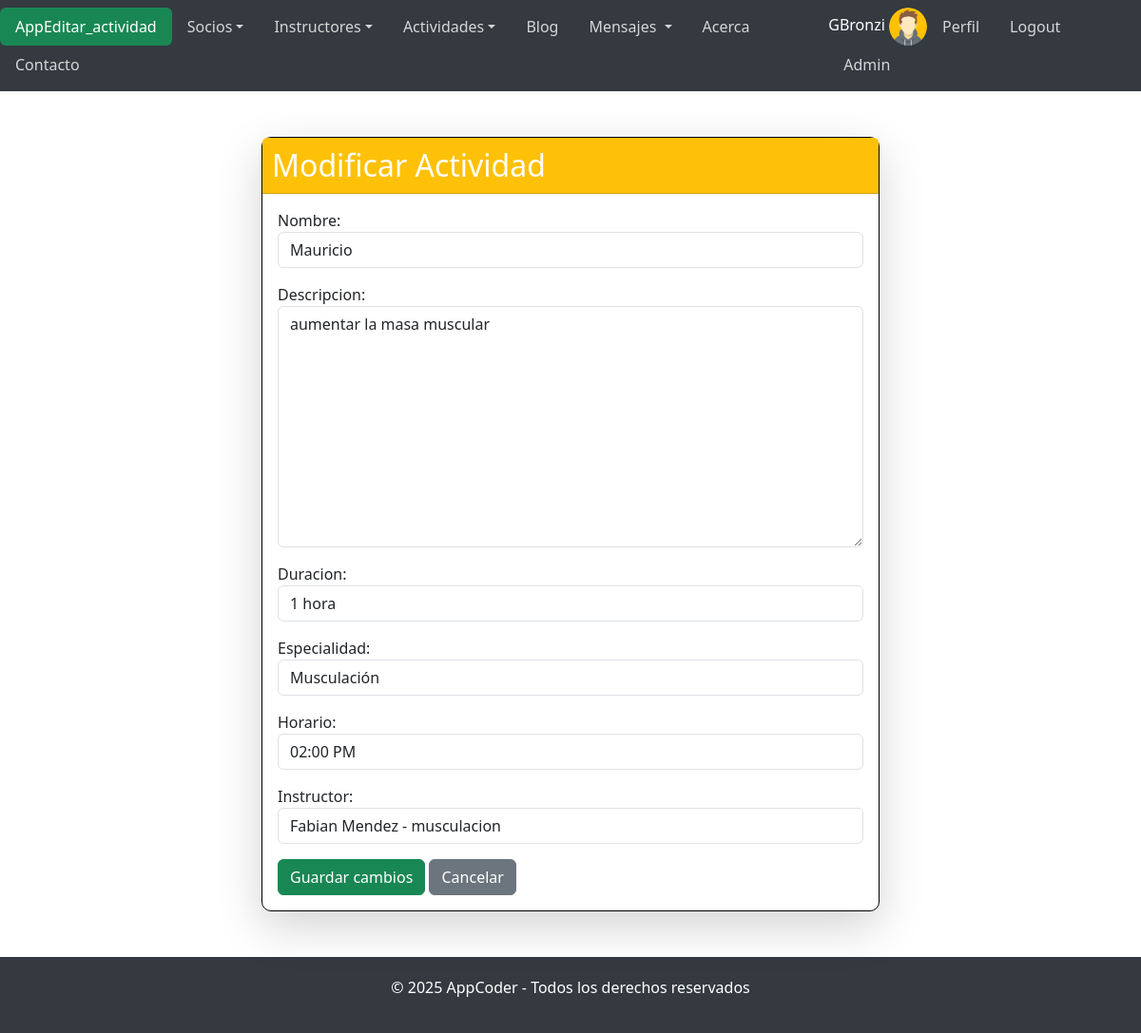
Page /editar_actividad/1/ (signed in) on the committed database.
### AppAccounts/models.py (models this page shows, shortened)
class Profile(models.Model):
    user = models.OneToOneField(User, on_delete=models.CASCADE)
    avatar = models.ImageField(upload_to='avatars/', null=True, blank=True, default='avatars/avataruser.png')
    bio = RichTextField(blank=True, null=True)
    birthday = models.DateField(blank=True, null=True)
    address = models.CharField(max_length=255, blank=True, null=True)
    phone = models.CharField(max_length=20, blank=True, null=True)

### AppCoder/models.py (models this page shows, shortened)
class Actividad(models.Model):
    DURACIONES = [
        ('00:30:00', '30 minutos'),
        ('01:00:00', '1 hora'),
        ('01:30:00', '1 hora y 30 minutos'),
        ('02:00:00', '2 horas'),
    ]
    HORARIOS = [
        ('06:00:00', '06:00 AM'),
        ('07:00:00', '07:00 AM'),
        ('08:00:00', '08:00 AM'),
        ('09:00:00', '09:00 AM'),
        ('10:00:00', '10:00 AM'),
        ('11:00:00', '11:00 AM'),
        ('12:00:00', '12:00 PM'),
        ('13:00:00', '01:00 PM'),
        ('14:00:00', '02:00 PM'),
        ('15:00:00', '03:00 PM'),
        ('16:00:00', '04:00 PM'),
        ('17:00:00', '05:00 PM'),
        ('18:00:00', '06:00 PM'),
        ('19:00:00', '07:00 PM'),
        ('20:00:00', '08:00 PM'),
    ]
    nombre = models.CharField(max_length=50)
    descripcion = models.TextField(blank=True, null=True)  # Descripción opcional de la actividad
    duracion = models.CharField(max_length=8, choices=DURACIONES, default='01:00:00')  # Duración de la actividad
    especialidad = models.CharField(max_length=50, choices=Instructor.especialidades)  # Especialidad requerida para la actividad
    horario = models.CharField(max_length=8, choices=HORARIOS, default='06:00:00')  # Horario en el que se dicta la actividad
    instructor = models.ForeignKey(Instructor, on_delete=models.SET_NULL, null=True, related_name='actividades')  # Relación con el instructor encargado

class Instructor(models.Model):
    especialidades = [
        ('musculacion', 'Musculación'),
        ('spinning', 'Spinning'),
        ('yoga', 'Yoga'),
        ('bailoterapia', 'Bailoterapia'),
        ('natacion', 'Natación'),
        ('crossfit', 'Crossfit'),
        ('entrenamiento funcional', 'Entrenamiento funcional'),
    ]
    nombre = models.CharField(max_length=100)  # Nombre del instructor
    apellido = models.CharField(max_length=100)  # Apellido del instructor
    email = models.EmailField()  # Correo electrónico único del instructor
    especialidad = models.CharField(max_length=50, choices=especialidades)  # Especialidad del instructor
    def __str__(self):
        return f"{self.nombre} {self.apellido} - {self.especialidad}"

### AppCoder/views.py (the view)
# urls.py: path('editar_actividad/<int:pk>/', views.editar_actividad, name='editar_actividad'),
def editar_actividad(request, pk):
    actividad = Actividad.objects.get(pk=pk)
    if request.method == 'POST':
        form = ActividadForm(request.POST, instance=actividad)
        if form.is_valid():
            form.save()
            messages.success(request, '¡Actividad actualizada con éxito!')
            return redirect('lista_actividades')
    else:
        form = ActividadForm(instance=actividad)
    return render(request, 'AppCoder/editar_actividad.html', {'form': form})

### AppCoder/forms.py
class ActividadForm(forms.ModelForm):
    class Meta:
        model = Actividad  # Se define el modelo al que está vinculado el formulario
        fields = ['nombre', 'descripcion', 'duracion', 'especialidad', 'horario', 'instructor']  # Campos incluidos en el formulario
        widgets = {
            'nombre': forms.TextInput(attrs={'class': 'form-control'}),
            'descripcion': forms.Textarea(attrs={'class': 'form-control'}),
            'duracion': forms.Select(attrs={'class': 'form-control'}),
            'instructor': forms.Select(attrs={'class': 'form-control'}),
            'especialidad': forms.Select(attrs={'class': 'form-control'}),
            'horario': forms.Select(attrs={'class': 'form-control'}),
        }

### AppCoder/templates/AppCoder/editar_actividad.html (shortened to what this page needs)
{% extends "base.html" %}
{% load static %}
{% block cuerpo %}
<div class="container my-5">
    <div class="card shadow-lg">
        <div class="card-header bg-warning text-white">
            <h2 class="mb-0">Modificar Actividad</h2>
        </div>
        <div class="card-body">
            <form method="post">
                {{ form.as_p }}
                <button type="submit" class="btn btn-success">Guardar cambios</button>
                <a href="{% url 'lista_actividades' %}" class="btn btn-secondary">Cancelar</a>
            </form>
        </div>
    </div>
</div>
{% endblock %}

### templates/base.html (shortened to what this page needs)
<!DOCTYPE html>
<html lang="es">
<head>
    <link href="https://cdn.jsdelivr.net/npm/bootstrap@5.3.0-alpha3/dist/css/bootstrap.min.css" rel="stylesheet">
    {% load static %}
    <link rel="stylesheet" href="{% static 'css/styles.css' %}">
</head>
<body>
    <nav class="navbar navbar-expand-lg navbar-dark" style="background-color: #343a40;">
        <div id="navbarNav">
            <ul class="nav nav-pills">
                <li class="nav-item">
                    <a class="nav-link active bg-success {% if request.resolver_match.url_name == 'index' %}{% endif %}" aria-current="page" href="{% url 'index' %}">
                        {% if request.resolver_match.url_name in 'index,acerca,contacto' %}
                        AppCoder
                        {% elif request.resolver_match.url_name in 'lista_socios,cargar_socio' %}
                        Socios
                        {% elif request.resolver_match.url_name in 'lista_instructores,cargar_instructor' %}
                        Instructores
                        {% elif request.resolver_match.url_name in 'cargar_actividad,lista_actividades' %}
                        Actividad
                        {% elif request.resolver_match.url_name in 'list,create,detail,update,delete' %}
                        Blog
                        {% elif request.resolver_match.url_name in 'inbox,message_detail,send_message' %}
                        Mensajes
                        {% elif request.resolver_match.url_name in 'login,edit_profile,change_password,profile,signup,register' %}
                        Usuario
                        {% else %}
                        App{{ request.resolver_match.url_name|capfirst }}
                        {% endif %}
                    </a>
                </li>
                <li class="nav-item dropdown">
                    <a class="nav-link dropdown-toggle" data-bs-toggle="dropdown" href="#" role="button" aria-expanded="false" style="color: #d6d6d6;">Socios</a>
                </li>
                <li class="nav-item dropdown">
                    <a class="nav-link dropdown-toggle" data-bs-toggle="dropdown" href="#" role="button" aria-expanded="false" style="color: #d6d6d6;">Instructores</a>
                </li>
                <li class="nav-item dropdown">
                    <a class="nav-link dropdown-toggle" data-bs-toggle="dropdown" href="#" role="button" aria-expanded="false" style="color: #d6d6d6;">Actividades</a>
                </li>
                <li class="nav-item">
                    <a class="nav-link" href="{% url 'AppBlog:list' %}" style="color: #d6d6d6;">Blog</a>
                </li>
                <li class="nav-item dropdown">
                    <a class="nav-link dropdown-toggle" data-bs-toggle="dropdown" href="#" role="button" aria-expanded="false" style="color: #d6d6d6;">
                    Mensajes {% if unread_count > 0 %}<span class="badge">{{ unread_count }}</span>{% endif %}
                    </a>
                </li>
                <li class="nav-item">
                    <a class="nav-link" href="{% url 'acerca' %}" style="color: #d6d6d6;">Acerca</a>
                </li>
                <li class="nav-item">
                    <a class="nav-link" href="{% url 'contacto' %}" style="color: #d6d6d6;">Contacto</a>
                </li>
            </ul>
        </div>
        <div class="ms-auto">
            <ul class="nav nav-pills">
                <li class="nav-item">
                    {% if user.is_authenticated %}
                    <span class="text-white">{{ user.username }}</span>
                    <img class="img-login" src="{{ user.profile.avatar.url|default:'/media/avatars/avataruser.png' }}" alt="Avatar">
                    <li><a class="nav-link" href="{% url 'AppAccounts:profile' %}" style="color: #d6d6d6;">Perfil</a></li>
                    <li><a class="nav-link" href="{% url 'AppAccounts:logout' %}" style="color: #d6d6d6;">Logout</a></li>
                    {% if user.is_staff %}
                    <li><a class="nav-link" href='/superadmin/' style="color: #d6d6d6;">Admin</a></li>
                    {% endif %}
                {% else %}
                    <li><a class="nav-link" href="{% url 'AppAccounts:login' %}" style="color: #d6d6d6;">Login</a></li>
                    <li><a class="nav-link" href="{% url 'AppAccounts:register' %}" style="color: #d6d6d6;">Signup</a></li>
                {% endif %}
                </li>
            </ul>
        </div>
    </nav>
    {% block cuerpo %}{% endblock %}
    <footer class="footer">
        <p>&copy; 2025 AppCoder - Todos los derechos reservados</p>
    </footer>
</body>
</html>

### rows in the picture
Actividad: nombre "Mauricio", descripcion "aumentar la masa muscular", duracion "1 hora", horario "02:00 PM", instructor "Fabian Mendez - musculacion"
Instructor: especialidad "Musculación"

### other values in the picture
{{ request.resolver_match.url_name|capfirst }} "Editar_actividad"
{{ user.username }} "GBronzi"
